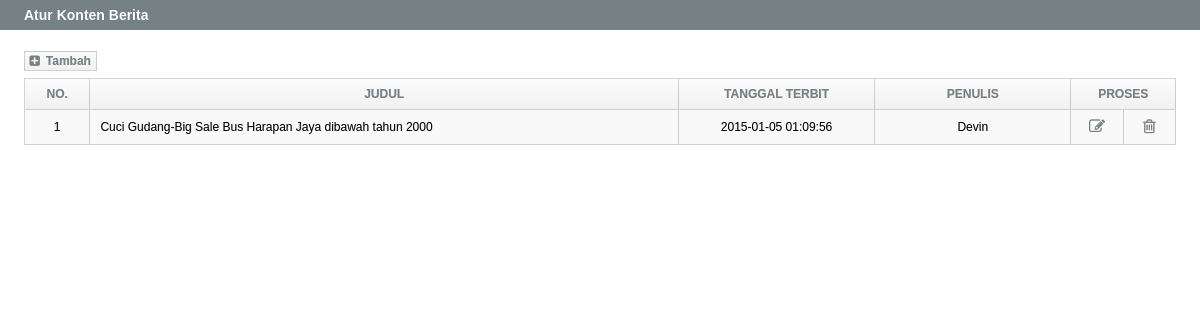
The page /admin/berita.php on the database its author committed.
### tables this page shows
CREATE TABLE IF NOT EXISTS `berita` (
  `id` int(5) NOT NULL AUTO_INCREMENT,
  `judul` text NOT NULL,
  `isi` longtext NOT NULL,
  `tgl_terbit` timestamp NOT NULL DEFAULT CURRENT_TIMESTAMP ON UPDATE CURRENT_TIMESTAMP,
  `penulis` varchar(30) NOT NULL,
  PRIMARY KEY (`id`)
);

### admin/berita.php (the view, shortened to what this page needs)
<?php
include('hapus_otomatis.php');
$query_berita = "SELECT * FROM berita";
$berita = mysql_query($query_berita, $database) or die(mysql_error());
$row_berita = mysql_fetch_assoc($berita);
$noUrut = 1;
?>
<!DOCTYPE html PUBLIC "-//W3C//DTD XHTML 1.0 Transitional//EN" "http://www.w3.org/TR/xhtml1/DTD/xhtml1-transitional.dtd">
<html xmlns="http://www.w3.org/1999/xhtml">
<head>
<link href="../css/style.css" rel="stylesheet" type="text/css" />
<link href="../css/frame_admin.css" rel="stylesheet" type="text/css" />
<link href="../css/tabel_admin.css" rel="stylesheet" type="text/css" />
<link rel="stylesheet" href="../css/assets/css/font-awesome.min.css">
</head>
<body>
<div class="induk">
	<div id="judul">
		Atur Konten Berita
	</div>
	<div id="konten">
    <div id="tambah"><a id="a_tambah" href="tambah_berita.php"><span class="fa fa-plus-square fa-fw"></span> Tambah&nbsp;</a></div>
      <table id="table" cellspacing="0">
        <tr>
          <td width="5%" id="td_judul">No.</td>
          <td width="45%" id="td_judul">Judul</td>
          <td width="15%" id="td_judul">Tanggal Terbit</td>
          <td width="15%" id="td_judul">Penulis</td>
          <td colspan="2" id="td_judul">Proses</td>
        </tr>
        <?php do { ?>
          <tr id="show">
            <td align="center"id="td_isi"><?php echo $noUrut++; ?></td>
            <td id="td_isi" style="padding-left:10px"><?php echo $row_berita['judul']; ?></td>
            <td align="center" id="td_isi"><?php echo $row_berita['tgl_terbit']; ?></td>
            <td align="center" id="td_isi"><?php echo $row_berita['penulis']; ?></td>
            <td width="4%" align="center" id="td_isi"><a href="edit_berita.php?id=<?php echo $row_berita['id']; ?>" id="a_aksi"><span class="fa fa-edit fa-lg fa-fw"></span> </a></td>
            <td width="4%" align="center" id="td_isi"><a  onclick="return confirm('Anda Yakin Akan Menghapus')" href="hapus_berita.php?id=<?php echo $row_berita['id']; ?>" id="a_aksi"><span class="fa fa-trash-o fa-lg fa-fw"></span></a></td>
          </tr>
          <?php } while ($row_berita = mysql_fetch_assoc($berita)); ?>
      </table>
  </div>
</div>
</body>
</html>

### css/style.css (style rules this page uses)
* { font-family: Arial, Helvetica, sans-serif; text-shadow: .3px .3px .5px rgba(0,0,0,.2); text-decoration: none; border: 0 none; padding: 0; margin: 0; }

### css/frame_admin.css (style rules this page uses)
.induk { font-size: 12px; width: 100%; overflow: hidden; }
#judul { font-size: 14px; font-weight: bold; background: #768185; color: #FFF; width: 98%; height: 30px; line-height: 30px; padding-left: 2%; }
#konten { margin: 2% 2% 50px 2%; width: 96%; }

### css/tabel_admin.css (style rules this page uses)
#table { width: 100%; border-top:1px solid rgba(0,0,0,0.17); border-left:1px solid rgba(0,0,0,0.17); }
#td_judul { background: -moz-linear-gradient(top, #FBFBFB, #f1f1f1); background: -ms-linear-gradient(top, #FBFBFB, #f1f1f1); background: -o-linear-gradient(top, #FBFBFB, #f1f1f1); background: -webkit-linear-gradient(top, #FBFBFB, #f1f1f1); background: linear-gradient(top, #FBFBFB, #f1f1f1); font-weight: bold; color: #768185; text-align: center; text-transform: uppercase; height: 30px; line-height: 30px; border-right:1px solid rgba(0,0,0,0.17); border-bottom:1px solid rgba(0,0,0,0.17); }
#td_isi { padding: 10px; border-right:1px solid rgba(0,0,0,0.17); border-bottom:1px solid rgba(0,0,0,0.17); }
#table tr#show:nth-child(2n+0) { background: #F9F9F9; transition: all .2s ease-out; }
#tambah { margin-bottom: 10px; }
#a_tambah { cursor: pointer; font-weight: bold; color: #768185; padding: 2px; border: 1px solid rgba(0,0,0,0.17); background: -moz-linear-gradient(top, #FBFBFB, #f1f1f1); background: -ms-linear-gradient(top, #FBFBFB, #f1f1f1); background: -o-linear-gradient(top, #FBFBFB, #f1f1f1); background: -webkit-linear-gradient(top, #FBFBFB, #f1f1f1); background: linear-gradient(top, #FBFBFB, #f1f1f1); transition: all .3s ease-out; }
#a_aksi { color: #768185; transition: all .3s ease-out; }

### rows shown on the page
berita: judul "Cuci Gudang-Big Sale Bus Harapan Jaya dibawah tahun 2000", tgl_terbit "2015-01-05 01:09:56", penulis "Devin"
